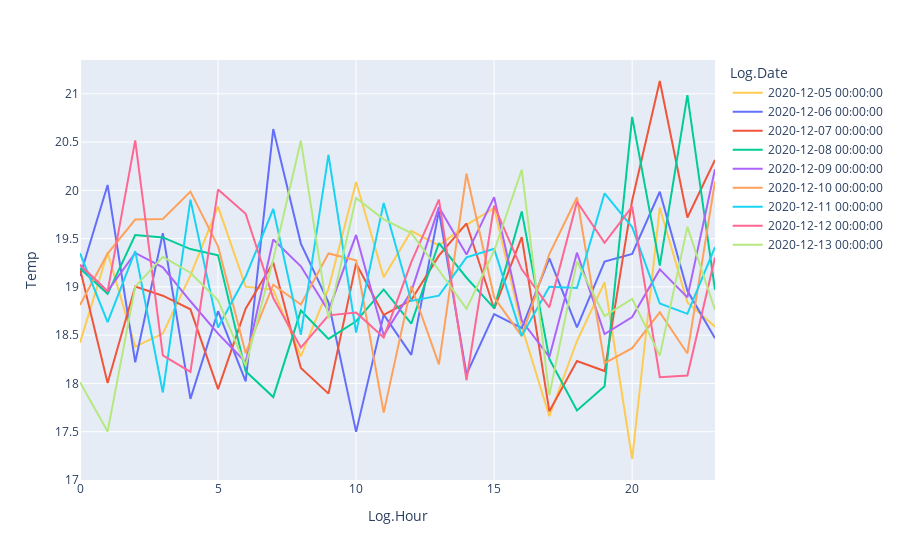

This figure's notebook cell:
### Code cell
# Add unhealthy cases
iss_start = datetime.datetime.strptime('2020-12-05', '%Y-%m-%d')
iss_stop = datetime.datetime.strptime('2020-12-13', '%Y-%m-%d')
iss_site = 'Noida'

unhealthy_data = df.loc[(df['Site'] == iss_site) & (df['Log.Date'] >= iss_start) & (df['Log.Date'] <= iss_stop)]
df = df.loc[~((df['Site'] == iss_site) & (df['Log.Date'] >= iss_start) & (df['Log.Date'] <= iss_stop))]

unhealthy_data['Temp'] += 15
unhealthy_data['Condition'] = 'Unhealthy'

df = pd.concat([df, unhealthy_data])

#plot
fig = px.line(unhealthy_data, x='Log.Hour', y='Temp', color='Log.Date')
fig.show()

### Figure 1 — Plotly figure (JSON) as saved in the notebook; plotly's stock layout.template omitted (floating-point values rounded to 4 significant figures)
{"data": [{"hovertemplate": "Log.Date=2020-12-05 00:00:00<br>Log.Hour=%{x}<br>Temp=%{y}<extra></extra>", "legendgroup": "2020-12-05 00:00:00", "line": {"color": "#FECB52", "dash": "solid"}, "mode": "lines", "name": "2020-12-05 00:00:00", "orientation": "v", "showlegend": true, "type": "scatter", "x": [0, 1, 2, 3, 4, 5, 6, 7, 8, 9, 10, 11, 12, 13, 14, 15, 16, 17, 18, 19, 20, 21, 22, 23], "xaxis": "x", "y": [18.42, 19.35, 18.38, 18.52, 19.12, 19.83, 19.0, 18.97, 18.28, 18.98, 20.09, 19.1, 19.58, 19.43, 19.64, 19.82, 18.59, 17.66, 18.44, 19.05, 17.22, 19.82, 18.84, 18.59], "yaxis": "y"}, {"hovertemplate": "Log.Date=2020-12-06 00:00:00<br>Log.Hour=%{x}<br>Temp=%{y}<extra></extra>", "legendgroup": "2020-12-06 00:00:00", "line": {"color": "#636efa", "dash": "solid"}, "mode": "lines", "name": "2020-12-06 00:00:00", "orientation": "v", "showlegend": true, "type": "scatter", "x": [0, 1, 2, 3, 4, 5, 6, 7, 8, 9, 10, 11, 12, 13, 14, 15, 16, 17, 18, 19, 20, 21, 22, 23], "xaxis": "x", "y": [19.11, 20.06, 18.22, 19.56, 17.84, 18.75, 18.02, 20.63, 19.45, 18.84, 17.5, 18.71, 18.3, 19.78, 18.09, 18.72, 18.57, 19.29, 18.58, 19.26, 19.34, 19.99, 18.96, 18.47], "yaxis": "y"}, {"hovertemplate": "Log.Date=2020-12-07 00:00:00<br>Log.Hour=%{x}<br>Temp=%{y}<extra></extra>", "legendgroup": "2020-12-07 00:00:00", "line": {"color": "#EF553B", "dash": "solid"}, "mode": "lines", "name": "2020-12-07 00:00:00", "orientation": "v", "showlegend": true, "type": "scatter", "x": [0, 1, 2, 3, 4, 5, 6, 7, 8, 9, 10, 11, 12, 13, 14, 15, 16, 17, 18, 19, 20, 21, 22, 23], "xaxis": "x", "y": [19.19, 18.01, 19.0, 18.91, 18.77, 17.94, 18.77, 19.25, 18.16, 17.89, 19.24, 18.71, 18.86, 19.32, 19.66, 18.77, 19.52, 17.71, 18.23, 18.13, 19.9, 21.13, 19.72, 20.32], "yaxis": "y"}, {"hovertemplate": "Log.Date=2020-12-08 00:00:00<br>Log.Hour=%{x}<br>Temp=%{y}<extra></extra>", "legendgroup": "2020-12-08 00:00:00", "line": {"color": "#00cc96", "dash": "solid"}, "mode": "lines", "name": "2020-12-08 00:00:00", "orientation": "v", "showlegend": true, "type": "scatter", "x": [0, 1, 2, 3, 4, 5, 6, 7, 8, 9, 10, 11, 12, 13, 14, 15, 16, 17, 18, 19, 20, 21, 22, 23], "xaxis": "x", "y": [19.19, 18.93, 19.54, 19.51, 19.39, 19.33, 18.13, 17.86, 18.76, 18.46, 18.64, 18.97, 18.62, 19.45, 19.09, 18.78, 19.78, 18.25, 17.72, 17.97, 20.76, 19.22, 20.99, 18.97], "yaxis": "y"}, {"hovertemplate": "Log.Date=2020-12-09 00:00:00<br>Log.Hour=%{x}<br>Temp=%{y}<extra></extra>", "legendgroup": "2020-12-09 00:00:00", "line": {"color": "#ab63fa", "dash": "solid"}, "mode": "lines", "name": "2020-12-09 00:00:00", "orientation": "v", "showlegend": true, "type": "scatter", "x": [0, 1, 2, 3, 4, 5, 6, 7, 8, 9, 10, 11, 12, 13, 14, 15, 16, 17, 18, 19, 20, 21, 22, 23], "xaxis": "x", "y": [19.22, 18.96, 19.35, 19.2, 18.85, 18.52, 18.22, 19.49, 19.21, 18.75, 19.54, 18.5, 18.95, 19.83, 19.33, 19.93, 18.65, 18.27, 19.35, 18.51, 18.69, 19.18, 18.89, 20.22], "yaxis": "y"}, {"hovertemplate": "Log.Date=2020-12-10 00:00:00<br>Log.Hour=%{x}<br>Temp=%{y}<extra></extra>", "legendgroup": "2020-12-10 00:00:00", "line": {"color": "#FFA15A", "dash": "solid"}, "mode": "lines", "name": "2020-12-10 00:00:00", "orientation": "v", "showlegend": true, "type": "scatter", "x": [0, 1, 2, 3, 4, 5, 6, 7, 8, 9, 10, 11, 12, 13, 14, 15, 16, 17, 18, 19, 20, 21, 22, 23], "xaxis": "x", "y": [18.81, 19.35, 19.7, 19.7, 19.99, 19.42, 18.31, 19.02, 18.82, 19.35, 19.28, 17.7, 19.01, 18.2, 20.17, 18.89, 18.49, 19.34, 19.93, 18.21, 18.37, 18.74, 18.31, 20.09], "yaxis": "y"}, {"hovertemplate": "Log.Date=2020-12-11 00:00:00<br>Log.Hour=%{x}<br>Temp=%{y}<extra></extra>", "legendgroup": "2020-12-11 00:00:00", "line": {"color": "#19d3f3", "dash": "solid"}, "mode": "lines", "name": "2020-12-11 00:00:00", "orientation": "v", "showlegend": true, "type": "scatter", "x": [0, 1, 2, 3, 4, 5, 6, 7, 8, 9, 10, 11, 12, 13, 14, 15, 16, 17, 18, 19, 20, 21, 22, 23], "xaxis": "x", "y": [19.35, 18.63, 19.37, 17.91, 19.9, 18.58, 19.11, 19.81, 18.5, 20.37, 18.53, 19.87, 18.85, 18.91, 19.31, 19.39, 18.49, 19.0, 18.99, 19.97, 19.62, 18.83, 18.72, 19.41], "yaxis": "y"}, {"hovertemplate": "Log.Date=2020-12-12 00:00:00<br>Log.Hour=%{x}<br>Temp=%{y}<extra></extra>", "legendgroup": "2020-12-12 00:00:00", "line": {"color": "#FF6692", "dash": "solid"}, "mode": "lines", "name": "2020-12-12 00:00:00", "orientation": "v", "showlegend": true, "type": "scatter", "x": [0, 1, 2, 3, 4, 5, 6, 7, 8, 9, 10, 11, 12, 13, 14, 15, 16, 17, 18, 19, 20, 21, 22, 23], "xaxis": "x", "y": [19.23, 18.95, 20.52, 18.29, 18.12, 20.01, 19.76, 18.88, 18.37, 18.71, 18.74, 18.48, 19.26, 19.9, 18.03, 19.84, 19.18, 18.79, 19.88, 19.46, 19.83, 18.06, 18.08, 19.3], "yaxis": "y"}, {"hovertemplate": "Log.Date=2020-12-13 00:00:00<br>Log.Hour=%{x}<br>Temp=%{y}<extra></extra>", "legendgroup": "2020-12-13 00:00:00", "line": {"color": "#B6E880", "dash": "solid"}, "mode": "lines", "name": "2020-12-13 00:00:00", "orientation": "v", "showlegend": true, "type": "scatter", "x": [0, 1, 2, 3, 4, 5, 6, 7, 8, 9, 10, 11, 12, 13, 14, 15, 16, 17, 18, 19, 20, 21, 22, 23], "xaxis": "x", "y": [18.01, 17.5, 19.0, 19.31, 19.15, 18.86, 18.18, 19.28, 20.51, 18.67, 19.92, 19.7, 19.56, 19.17, 18.77, 19.37, 20.21, 17.88, 19.26, 18.7, 18.88, 18.29, 19.62, 18.76], "yaxis": "y"}], "layout": {"legend": {"title": {"text": "Log.Date"}, "tracegroupgap": 0}, "margin": {"t": 60}, "xaxis": {"anchor": "y", "domain": [0, 1], "title": {"text": "Log.Hour"}}, "yaxis": {"anchor": "x", "domain": [0, 1], "title": {"text": "Temp"}}}}
